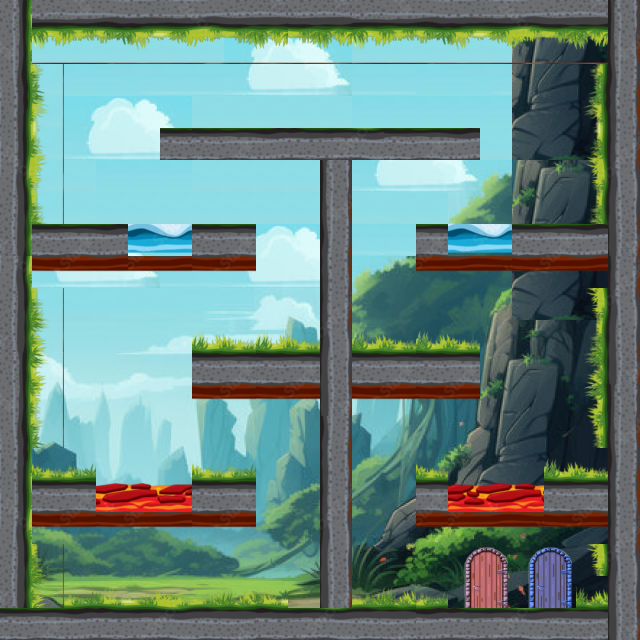

Below is a game level as drawn by its tile map, then a one-line description and the .tmx that defines it (tile-layer data replaced by summaries):
An orthogonal 20x20 tile map with 32x32 px tiles, 2 tile layers (Background, Borders), 7 tilesets and 2 objects (Spawning Point 1, Spawning Point 2).

<map version="1.10" tiledversion="1.11.0" orientation="orthogonal" renderorder="right-down" width="20" height="20" tilewidth="32" tileheight="32" infinite="0" nextlayerid="5" nextobjectid="5">
 <tileset firstgid="1" name="Background" tilewidth="32" tileheight="32" tilecount="377" columns="29">
  <image source="back bg.png" width="928" height="420" />
 </tileset>
 <tileset firstgid="378" name="border-up" tilewidth="32" tileheight="32" tilecount="256" columns="16">
  <image source="horizontal.png" width="534" height="540" />
  <tile id="136">
   <properties>
    <property name="water" value="water" />
   </properties>
  </tile>
  <tile id="137">
   <properties>
    <property name="water" value="water" />
   </properties>
  </tile>
  <tile id="138">
   <properties>
    <property name="water" value="water" />
   </properties>
  </tile>
  <tile id="139">
   <properties>
    <property name="water" value="water" />
   </properties>
  </tile>
  <tile id="140">
   <properties>
    <property name="water" value="water" />
   </properties>
  </tile>
  <tile id="141">
   <properties>
    <property name="water" value="water" />
   </properties>
  </tile>
  <tile id="142">
   <properties>
    <property name="water" value="water" />
   </properties>
  </tile>
  <tile id="143">
   <properties>
    <property name="water" value="water" />
   </properties>
  </tile>
  <tile id="160">
   <properties>
    <property name="collides" type="bool" value="true" />
   </properties>
  </tile>
  <tile id="161">
   <properties>
    <property name="collides" type="bool" value="true" />
   </properties>
  </tile>
  <tile id="162">
   <properties>
    <property name="collides" type="bool" value="true" />
   </properties>
  </tile>
  <tile id="163">
   <properties>
    <property name="collides" type="bool" value="true" />
   </properties>
  </tile>
  <tile id="164">
   <properties>
    <property name="collides" type="bool" value="true" />
   </properties>
  </tile>
  <tile id="165">
   <properties>
    <property name="collides" type="bool" value="true" />
   </properties>
  </tile>
  <tile id="166">
   <properties>
    <property name="collides" type="bool" value="true" />
   </properties>
  </tile>
  <tile id="167">
   <properties>
    <property name="collides" type="bool" value="true" />
   </properties>
  </tile>
  <tile id="176">
   <properties>
    <property name="collides" type="bool" value="true" />
   </properties>
  </tile>
  <tile id="177">
   <properties>
    <property name="collides" type="bool" value="true" />
   </properties>
  </tile>
  <tile id="178">
   <properties>
    <property name="collides" type="bool" value="true" />
   </properties>
  </tile>
  <tile id="179">
   <properties>
    <property name="collides" type="bool" value="true" />
   </properties>
  </tile>
  <tile id="180">
   <properties>
    <property name="collides" type="bool" value="true" />
   </properties>
  </tile>
  <tile id="181">
   <properties>
    <property name="collides" type="bool" value="true" />
   </properties>
  </tile>
  <tile id="182">
   <properties>
    <property name="collides" type="bool" value="true" />
   </properties>
  </tile>
  <tile id="183">
   <properties>
    <property name="collides" type="bool" value="true" />
   </properties>
  </tile>
  <tile id="192">
   <properties>
    <property name="fire" value="fire" />
   </properties>
  </tile>
  <tile id="193">
   <properties>
    <property name="fire" value="fire" />
   </properties>
  </tile>
  <tile id="194">
   <properties>
    <property name="fire" value="fire" />
   </properties>
  </tile>
  <tile id="195">
   <properties>
    <property name="fire" value="fire" />
   </properties>
  </tile>
  <tile id="196">
   <properties>
    <property name="fire" value="fire" />
   </properties>
  </tile>
  <tile id="197">
   <properties>
    <property name="fire" value="fire" />
   </properties>
  </tile>
  <tile id="198">
   <properties>
    <property name="fire" value="fire" />
   </properties>
  </tile>
  <tile id="199">
   <properties>
    <property name="fire" value="fire" />
   </properties>
  </tile>
 </tileset>
 <tileset firstgid="634" name="border-down" tilewidth="32" tileheight="32" tilecount="256" columns="16">
  <image source="down.png" width="534" height="540" />
  <tile id="80">
   <properties>
    <property name="collides" type="bool" value="true" />
   </properties>
  </tile>
  <tile id="81">
   <properties>
    <property name="collides" type="bool" value="true" />
   </properties>
  </tile>
  <tile id="82">
   <properties>
    <property name="collides" type="bool" value="true" />
   </properties>
  </tile>
  <tile id="83">
   <properties>
    <property name="collides" type="bool" value="true" />
   </properties>
  </tile>
  <tile id="84">
   <properties>
    <property name="collides" type="bool" value="true" />
   </properties>
  </tile>
  <tile id="85">
   <properties>
    <property name="collides" type="bool" value="true" />
   </properties>
  </tile>
  <tile id="86">
   <properties>
    <property name="collides" type="bool" value="true" />
   </properties>
  </tile>
  <tile id="87">
   <properties>
    <property name="collides" type="bool" value="true" />
   </properties>
  </tile>
  <tile id="96">
   <properties>
    <property name="collides" type="bool" value="true" />
   </properties>
  </tile>
  <tile id="97">
   <properties>
    <property name="collides" type="bool" value="true" />
   </properties>
  </tile>
  <tile id="98">
   <properties>
    <property name="collides" type="bool" value="true" />
   </properties>
  </tile>
  <tile id="99">
   <properties>
    <property name="collides" type="bool" value="true" />
   </properties>
  </tile>
  <tile id="100">
   <properties>
    <property name="collides" type="bool" value="true" />
   </properties>
  </tile>
  <tile id="101">
   <properties>
    <property name="collides" type="bool" value="true" />
   </properties>
  </tile>
  <tile id="102">
   <properties>
    <property name="collides" type="bool" value="true" />
   </properties>
  </tile>
  <tile id="103">
   <properties>
    <property name="collides" type="bool" value="true" />
   </properties>
  </tile>
 </tileset>
 <tileset firstgid="890" name="border-right" tilewidth="32" tileheight="32" tilecount="256" columns="16">
  <image source="vertical.png" width="540" height="534" />
  <tile id="5">
   <properties>
    <property name="collides" type="bool" value="true" />
   </properties>
  </tile>
  <tile id="6">
   <properties>
    <property name="collides" type="bool" value="true" />
   </properties>
  </tile>
  <tile id="21">
   <properties>
    <property name="collides" type="bool" value="true" />
   </properties>
  </tile>
  <tile id="22">
   <properties>
    <property name="collides" type="bool" value="true" />
   </properties>
  </tile>
  <tile id="37">
   <properties>
    <property name="collides" type="bool" value="true" />
   </properties>
  </tile>
  <tile id="38">
   <properties>
    <property name="collides" type="bool" value="true" />
   </properties>
  </tile>
  <tile id="53">
   <properties>
    <property name="collides" type="bool" value="true" />
   </properties>
  </tile>
  <tile id="54">
   <properties>
    <property name="collides" type="bool" value="true" />
   </properties>
  </tile>
  <tile id="69">
   <properties>
    <property name="collides" type="bool" value="true" />
   </properties>
  </tile>
  <tile id="70">
   <properties>
    <property name="collides" type="bool" value="true" />
   </properties>
  </tile>
  <tile id="85">
   <properties>
    <property name="collides" type="bool" value="true" />
   </properties>
  </tile>
  <tile id="86">
   <properties>
    <property name="collides" type="bool" value="true" />
   </properties>
  </tile>
  <tile id="101">
   <properties>
    <property name="collides" type="bool" value="true" />
   </properties>
  </tile>
  <tile id="102">
   <properties>
    <property name="collides" type="bool" value="true" />
   </properties>
  </tile>
  <tile id="117">
   <properties>
    <property name="collides" type="bool" value="true" />
   </properties>
  </tile>
  <tile id="118">
   <properties>
    <property name="collides" type="bool" value="true" />
   </properties>
  </tile>
 </tileset>
 <tileset firstgid="1146" name="border-left" tilewidth="32" tileheight="32" tilecount="256" columns="16">
  <image source="left.png" width="534" height="540" />
  <tile id="10">
   <properties>
    <property name="collides" type="bool" value="true" />
   </properties>
  </tile>
  <tile id="11">
   <properties>
    <property name="collides" type="bool" value="true" />
   </properties>
  </tile>
  <tile id="26">
   <properties>
    <property name="collides" type="bool" value="true" />
   </properties>
  </tile>
  <tile id="27">
   <properties>
    <property name="collides" type="bool" value="true" />
   </properties>
  </tile>
  <tile id="42">
   <properties>
    <property name="collides" type="bool" value="true" />
   </properties>
  </tile>
  <tile id="43">
   <properties>
    <property name="collides" type="bool" value="true" />
   </properties>
  </tile>
  <tile id="58">
   <properties>
    <property name="collides" type="bool" value="true" />
   </properties>
  </tile>
  <tile id="59">
   <properties>
    <property name="collides" type="bool" value="true" />
   </properties>
  </tile>
  <tile id="74">
   <properties>
    <property name="collides" type="bool" value="true" />
   </properties>
  </tile>
  <tile id="75">
   <properties>
    <property name="collides" type="bool" value="true" />
   </properties>
  </tile>
  <tile id="90">
   <properties>
    <property name="collides" type="bool" value="true" />
   </properties>
  </tile>
  <tile id="91">
   <properties>
    <property name="collides" type="bool" value="true" />
   </properties>
  </tile>
  <tile id="106">
   <properties>
    <property name="collides" type="bool" value="true" />
   </properties>
  </tile>
  <tile id="107">
   <properties>
    <property name="collides" type="bool" value="true" />
   </properties>
  </tile>
  <tile id="122">
   <properties>
    <property name="collides" type="bool" value="true" />
   </properties>
  </tile>
  <tile id="123">
   <properties>
    <property name="collides" type="bool" value="true" />
   </properties>
  </tile>
 </tileset>
 <tileset firstgid="1402" name="door-red" tilewidth="32" tileheight="32" tilecount="4" columns="2">
  <image source="door red.png" width="75" height="75" />
 </tileset>
 <tileset firstgid="1406" name="door-blue" tilewidth="32" tileheight="32" tilecount="4" columns="2">
  <image source="door blue.png" width="75" height="75" />
 </tileset>
 <layer id="1" name="Background" width="20" height="20" locked="1">
  <data>[400 cells, 400 non-empty, 241 distinct tile ids]</data>
 </layer>
 <layer id="2" name="Borders" width="20" height="20" locked="1">
  <data>[400 cells, 243 non-empty, 82 distinct tile ids]</data>
 </layer>
 <objectgroup id="3" name="Player1" locked="1">
  <object id="3" name="Spawning Point 1" type="Spawning Point 1" x="82" y="601">
   <point />
  </object>
 </objectgroup>
 <objectgroup id="4" name="Player2" locked="1">
  <object id="4" name="Spawning Point 2" type="Spawning Point 2" x="110.333" y="600">
   <point />
  </object>
 </objectgroup>
</map>
